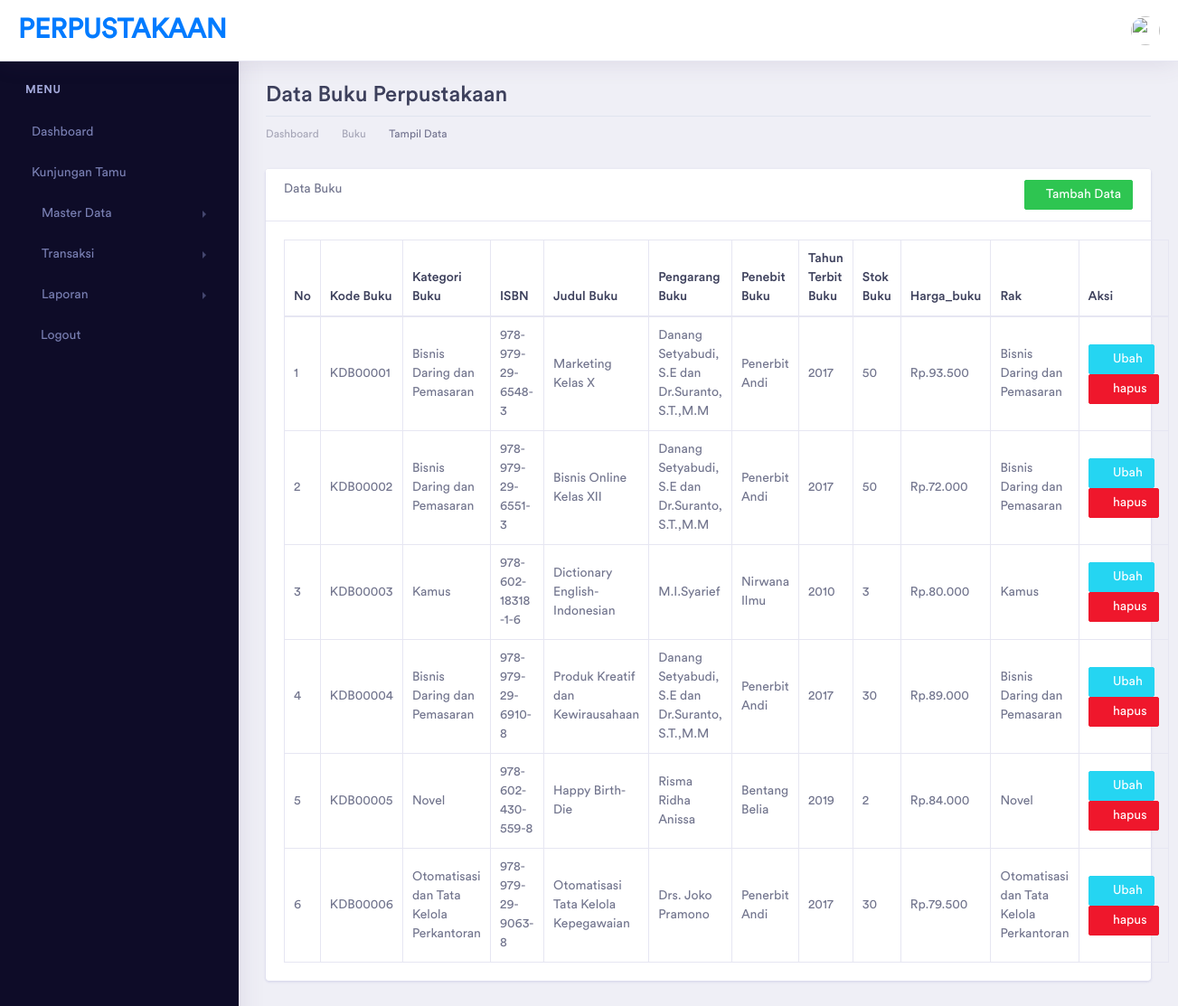
The app's page /index.php/buku with its own data.
### tables this page shows
CREATE TABLE `buku` (
  `id_buku` int(5) NOT NULL,
  `kd_buku` varchar(10) NOT NULL,
  `kategori_id` int(5) NOT NULL,
  `isbn` varchar(100) NOT NULL,
  `judul_buku` varchar(100) NOT NULL,
  `id_penulis` varchar(75) NOT NULL,
  `id_penerbit` varchar(75) NOT NULL,
  `tahun_terbit` varchar(4) NOT NULL,
  `stok_buku` varchar(3) NOT NULL,
  `harga_buku` varchar(10) NOT NULL,
  `id_rak` int(5) NOT NULL
);

CREATE TABLE `kategoribuku` (
  `id_kb` int(5) NOT NULL,
  `kd_kategori` varchar(10) NOT NULL,
  `nama_kategori` varchar(100) NOT NULL
);

CREATE TABLE `penulis` (
  `id_penulis` int(5) NOT NULL,
  `kd_penulis` varchar(10) NOT NULL,
  `penulis` varchar(100) NOT NULL
);

CREATE TABLE `penerbit` (
  `id_penerbit` int(5) NOT NULL,
  `kd_penerbit` varchar(10) NOT NULL,
  `penerbit` varchar(100) NOT NULL
);

CREATE TABLE `rak` (
  `id_rak` int(5) NOT NULL,
  `kd_rak` varchar(10) NOT NULL,
  `nama_rak` varchar(100) NOT NULL
);

### application/controllers/Buku.php (called while the page is built, shortened)
<?php
class Buku extends CI_Controller {
    function __construct()
    {
        $this->load->model(array('rakModel','KategoriBukuModel','BukuModel','PenerbitModel','PenulisModel'));
    }
	public function index()
	{
        $data['title'] = "Data Buku Perpustakaan | PERPUSTAKAAN";
        $data['buku'] = $this->BukuModel->get_buku();
        $data['penerbit'] = $this->PenerbitModel->get_penerbit();
        $data['penulisbuku'] = $this->PenulisModel->get_penulis();
        $data['kategoribuku'] = $this->KategoriBukuModel->get_kategoribuku();
		$this->load->view('template/header', $data);
        $this->load->view('template/sidebar');
        $this->load->view('buku/buku_read', $data);
        $this->load->view('template/footer');
	}
}

### index.php (called while the page is built, shortened)
<?php
require_once BASEPATH.'core/CodeIgniter.php';

### application/models/BukuModel.php (called while the page is built, shortened)
<?php
class BukuModel extends CI_Model
{
    public function get_buku()
    {
        $q = "select buku.*, kategoribuku.nama_kategori, penulis.penulis, penerbit.penerbit, rak.nama_rak from buku inner join kategoribuku on buku.kategori_id = kategoribuku.id_kb inner join penerbit on penerbit.id_penerbit = buku.id_penerbit inner join penulis on penulis.id_penulis = buku.id_penulis  inner join rak on rak.id_rak = buku.id_rak";
        return $this->db->query($q)->result();
    }
}

### application/views/buku/buku_read.php (the view)
<div class="dashboard-wrapper">
    <div class="container-fluid dashboard-content">
        <div class="row">
            <div class="col-xl-12 col-lg-12 col-md-12 col-sm-12 col-12">
                <div class="page-header">
                    <h2 class="pageheader-title">Data Buku Perpustakaan </h2>
                    <div class="page-breadcrumb">
                        <nav aria-label="breadcrumb">
                            <ol class="breadcrumb">
                                <li class="breadcrumb-item"><a href="<?= base_url('home')?>" class="breadcrumb-link">Dashboard</a></li>
                                <li class="breadcrumb-item"><a href="<?= base_url('buku')?>" class="breadcrumb-link">Buku</a></li>
                                <li class="breadcrumb-item active" aria-current="page">Tampil Data</li>
                            </ol>
                        </nav>
                    </div>
                </div>
            </div>
        </div>
        <div class="row">
            <div class="col-xl-12 col-lg-12 col-md-12 col-sm-12 col-12">
                <div class="card">
                    <div class="card-header">
                        Data Buku
                        <a href="<?= base_url('buku/tambah')?>" class="btn btn-sm btn-success float-right">
                            <i class="fa fa-plus"></i>Tambah Data
                        </a>
                    </div>
                    <div class="card-body">
                        <table class="table table-bordered">
                            <thead>
                                <tr>
                                    <th>No</th>
                                    <th>Kode Buku</th>
                                    <th>Kategori Buku</th>
                                    <th>ISBN</th>
                                    <th>Judul Buku</th>
                                    <th>Pengarang Buku</th>
                                    <th>Penebit Buku</th>
                                    <th>Tahun Terbit Buku</th>
                                    <th>Stok Buku</th>
                                    <th>Harga_buku</th>
                                    <th>Rak</th>
                                    <th>Aksi</th>
                                </tr>
                            </thead>
                            <tbody>
                                <?php
                                    $no = 1;
                                    foreach($buku as $a){
                                        echo "<tr>
                                            <td>".$no++."</td>
                                            <td>".$a->kd_buku."</td>
                                            <td>".$a->nama_kategori."</td>
                                            <td>".$a->isbn."</td>
                                            <td>".$a->judul_buku."</td>
                                            <td>".$a->penulis."</td>
                                            <td>".$a->penerbit."</td>
                                            <td>".$a->tahun_terbit."</td>
                                            <td>".$a->stok_buku."</td>
                                            <td> Rp.".$a->harga_buku."</td>
                                            <td>".$a->nama_rak."</td>
                                            <td>
                                                <a href=".base_url('buku/ubah/'.$a->id_buku)." class='btn btn-info btn-sm'>
                                                    <i class='fa fa-edit'></i> Ubah
                                                </a>
                                                <a href=".base_url('buku/hapus/'.$a->id_buku)." class='btn btn-danger btn-sm'
                                                    onclick='return confirm(\"ingin hapus data ini?\")'>
                                                    <i class='fa fa-trash'></i> hapus
                                                </a>
                                            </td>
                                            </tr>";
                                    }
                                ?>
                            </tbody>
                        </table>
                    </div>
                </div>
            </div>
        </div>
    </div>
</div>

### records on screen
buku: kd_buku "KDB00001", kategoribuku.nama_kategori "Bisnis Daring dan Pemasaran", isbn "978-979-29-6548-3", judul_buku "Marketing Kelas X", id_penulis.penulis "Danang Setyabudi, S.E dan Dr.Suranto, S.T.,M.M", id_penerbit.penerbit "Penerbit Andi", tahun_terbit "2017", stok_buku "50", harga_buku "93.500", id_rak.nama_rak "Bisnis Daring dan Pemasaran"
buku: kd_buku "KDB00002", kategoribuku.nama_kategori "Bisnis Daring dan Pemasaran", isbn "978-979-29-6551-3", judul_buku "Bisnis Online Kelas XII", id_penulis.penulis "Danang Setyabudi, S.E dan Dr.Suranto, S.T.,M.M", id_penerbit.penerbit "Penerbit Andi", tahun_terbit "2017", stok_buku "50", harga_buku "72.000", id_rak.nama_rak "Bisnis Daring dan Pemasaran"
buku: kd_buku "KDB00003", kategoribuku.nama_kategori "Kamus", isbn "978-602-18318-1-6", judul_buku "Dictionary English-Indonesian", id_penulis.penulis "M.I.Syarief", id_penerbit.penerbit "Nirwana Ilmu", tahun_terbit "2010", stok_buku "3", harga_buku "80.000", id_rak.nama_rak "Kamus"
buku: kd_buku "KDB00004", kategoribuku.nama_kategori "Bisnis Daring dan Pemasaran", isbn "978-979-29-6910-8", judul_buku "Produk Kreatif dan Kewirausahaan", id_penulis.penulis "Danang Setyabudi, S.E dan Dr.Suranto, S.T.,M.M", id_penerbit.penerbit "Penerbit Andi", tahun_terbit "2017", stok_buku "30", harga_buku "89.000", id_rak.nama_rak "Bisnis Daring dan Pemasaran"
buku: kd_buku "KDB00005", kategoribuku.nama_kategori "Novel", isbn "978-602-430-559-8", judul_buku "Happy Birth-Die", id_penulis.penulis "Risma Ridha Anissa", id_penerbit.penerbit "Bentang Belia", tahun_terbit "2019", stok_buku "2", harga_buku "84.000", id_rak.nama_rak "Novel"
buku: kd_buku "KDB00006", kategoribuku.nama_kategori "Otomatisasi dan Tata Kelola Perkantoran", isbn "978-979-29-9063-8", judul_buku "Otomatisasi Tata Kelola Kepegawaian", id_penulis.penulis "Drs. Joko Pramono", id_penerbit.penerbit "Penerbit Andi", tahun_terbit "2017", stok_buku "30", harga_buku "79.500", id_rak.nama_rak "Otomatisasi dan Tata Kelola Perkantoran"
